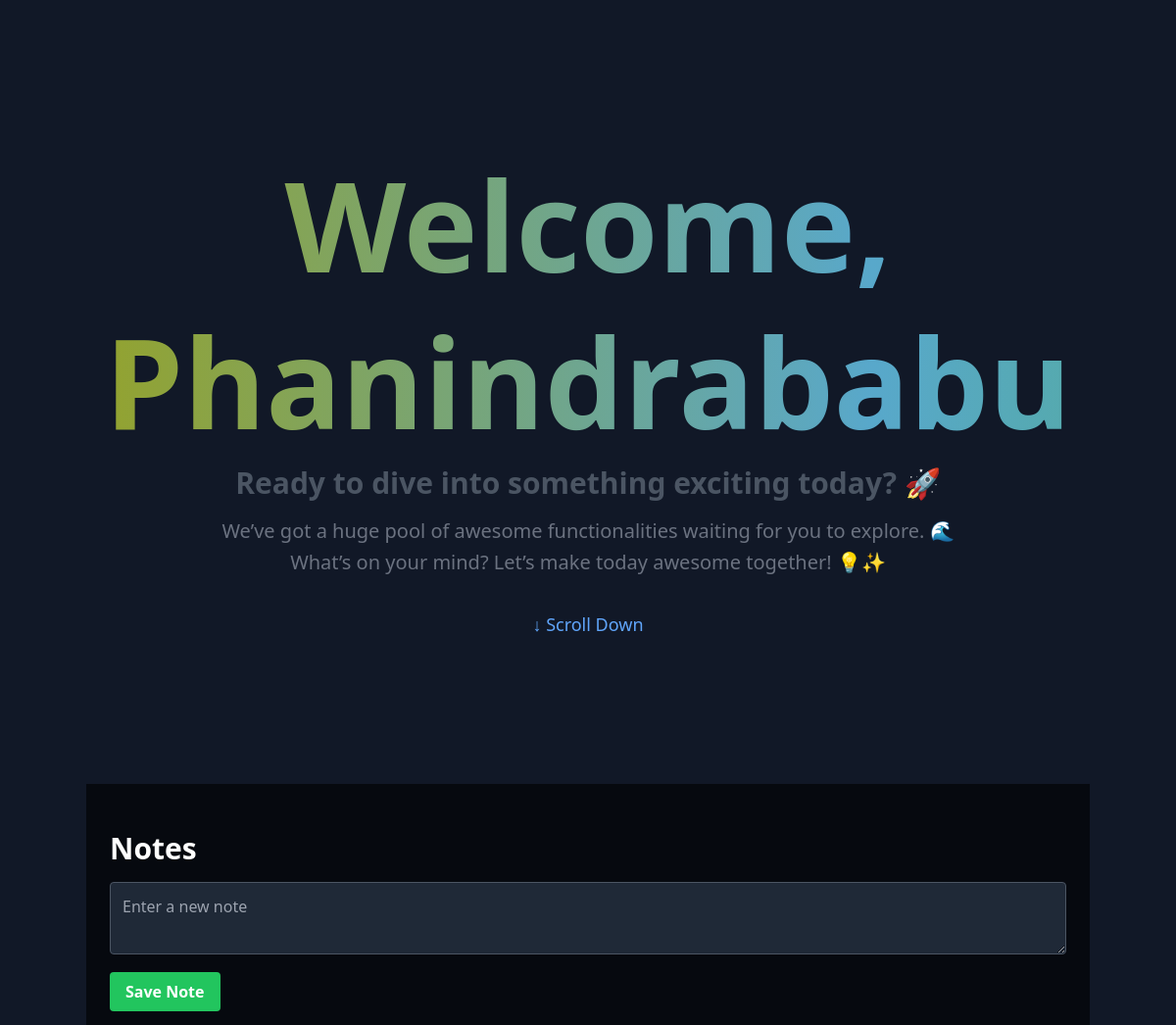
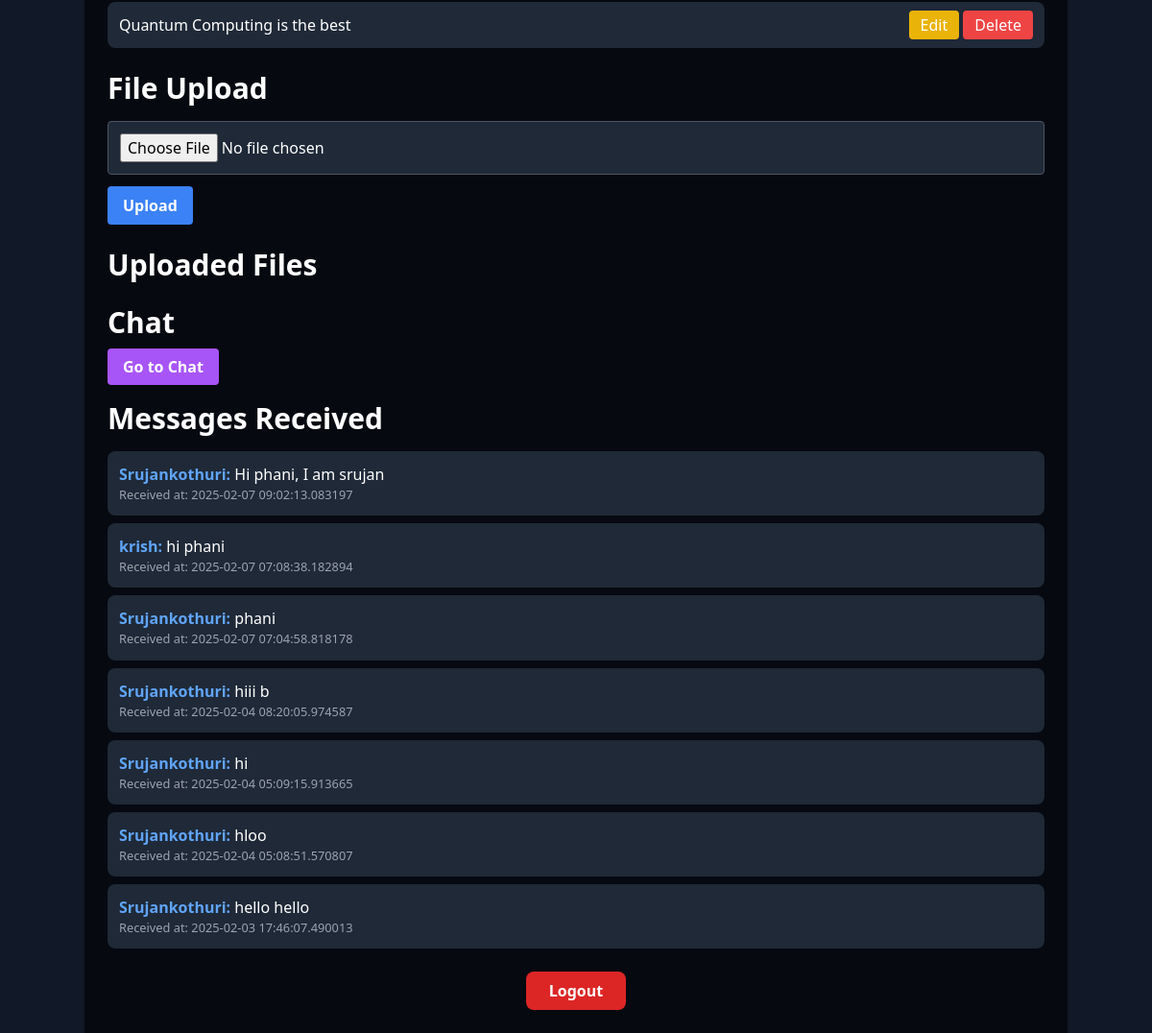
The page /dashboard (signed in) on the database its author committed (2 pictures, top to bottom).
### app.py (models this page shows, shortened)
class User(db.Model):
    id = db.Column(db.Integer, primary_key=True)
    username = db.Column(db.String(50), unique=True, nullable=False)
    password = db.Column(db.String(100), nullable=False)

class Note(db.Model):
    id = db.Column(db.Integer, primary_key=True)
    user_id = db.Column(db.Integer, db.ForeignKey('user.id'), nullable=False)
    content = db.Column(db.Text, nullable=False)

class Message(db.Model):
    id = db.Column(db.Integer, primary_key=True)
    sender_id = db.Column(db.Integer, db.ForeignKey('user.id'), nullable=False)
    receiver_id = db.Column(db.Integer, db.ForeignKey('user.id'), nullable=False)
    content = db.Column(db.String(500), nullable=False)
    timestamp = db.Column(db.DateTime, default=datetime.utcnow)
    sender = db.relationship('User', foreign_keys=[sender_id])
    receiver = db.relationship('User', foreign_keys=[receiver_id])

### app.py (the view)
@app.route("/dashboard", methods=["GET", "POST"])
@login_required
def dashboard():
    if "user" not in session:
        return redirect(url_for("login"))
    user = User.query.filter_by(username=session["user"]).first()
    notes = Note.query.filter_by(user_id=user.id).all()
    received_messages = Message.query.filter_by(receiver_id=user.id).order_by(Message.timestamp.desc()).all()
    note_form = NoteForm()
    if note_form.validate_on_submit():
        new_note = Note(user_id=user.id, content=note_form.content.data)
        db.session.add(new_note)
        db.session.commit()
        return redirect(url_for("dashboard"))
    upload_form = UploadForm()
    uploaded_files = os.listdir(app.config["UPLOAD_FOLDER"])
    return render_template("dashboard.html", username=session["user"], notes=notes, note_form=note_form,
                           upload_form=upload_form, files=uploaded_files, received_messages=received_messages)

### app.py
class NoteForm(FlaskForm):
    content = TextAreaField("New Note", validators=[InputRequired()])
    submit = SubmitField("Save Note")

class UploadForm(FlaskForm):
    file = FileField("Upload File", validators=[InputRequired()])
    submit = SubmitField("Upload")

### app.py (called while the page is built)
def login_required(f):
    @wraps(f)
    def decorated_function(*args, **kwargs):
        if "user" not in session:
            flash("Please log in to access this page", "warning")
            return redirect(url_for("login"))
        return f(*args, **kwargs)
    return decorated_function

### templates/dashboard.html (shortened to what this page needs)
<!DOCTYPE html>
<html lang="en">
<head>
    <script src="https://cdn.tailwindcss.com"></script>
</head>
<body class="bg-gray-900 text-white">
    <video autoplay loop muted playsinline id="bg-video">
        <source src="{{ url_for('static', filename='video/explosives.mp4') }}" type="video/mp4">
    </video>
    <div class="welcome-section">
        <h1 class="text-9xl font-extrabold animated-gradient-text leading-tight">
            Welcome, {{ username }}
        </h1>
        <p class="text-3xl font-semibold text-gray-600 leading-relaxed">
            Ready to dive into something exciting today? 🚀
        </p>
        <p class="text-xl text-gray-500 mt-2 leading-relaxed">
            We’ve got a huge pool of awesome functionalities waiting for you to explore. 🌊
        </p>
        <p class="text-xl text-gray-500 leading-relaxed">
            What’s on your mind? Let’s make today awesome together! 💡✨
        </p>
        <a href="#dashboard-content"
            class="mt-8 text-lg text-blue-400 hover:text-blue-500 animate-bounce transition-all duration-300 ease-in-out">
            ↓ Scroll Down
        </a>
    </div>
    <div id="dashboard-content" class="content container mx-auto p-6">
        <h3 class="text-3xl font-bold mt-6 mb-4">Notes</h3>
        <form method="POST" action="{{ url_for('dashboard') }}" class="mb-4">
            {{ note_form.content(class="w-full p-3 rounded bg-gray-800 border border-gray-600 text-white", placeholder="Enter a new note") }}
            <button type="submit" class="mt-3 bg-green-500 hover:bg-green-600 text-white font-bold py-2 px-4 rounded">Save Note</button>
        </form>
        <ul class="space-y-2">
            {% for note in notes %}
            <li class="bg-gray-800 p-3 rounded-lg flex justify-between items-center">
                <span>{{ note.content }}</span>
                <div>
                    <a href="{{ url_for('edit_note', note_id=note.id) }}" class="px-3 py-1 bg-yellow-500 text-white rounded">Edit</a>
                    <a href="{{ url_for('delete_note', note_id=note.id) }}" class="px-3 py-1 bg-red-500 text-white rounded">Delete</a>
                </div>
            </li>
            {% endfor %}
        </ul>
        <h3 class="text-3xl font-bold mt-6 mb-4">File Upload</h3>
        <form method="POST" enctype="multipart/form-data" action="{{ url_for('upload') }}">
            {{ upload_form.file(class="w-full p-3 rounded bg-gray-800 border border-gray-600 text-white") }}
            <button type="submit" class="mt-3 bg-blue-500 hover:bg-blue-600 text-white font-bold py-2 px-4 rounded">Upload</button>
        </form>
        <h3 class="text-3xl font-bold mt-6 mb-4">Uploaded Files</h3>
        <h3 class="text-3xl font-bold mt-6 mb-4">Chat</h3>
        <a href="{{ url_for('chat') }}" class="bg-purple-500 hover:bg-purple-600 text-white font-bold py-2 px-4 rounded">Go to Chat</a>
        <h3 class="text-3xl font-bold mt-6 mb-4">Messages Received</h3>
        <ul class="space-y-2" id="messages-list">
            {% for message in received_messages %}
            <li class="bg-gray-800 p-3 rounded-lg">
                <strong class="text-blue-400">{{ message.sender.username }}:</strong> {{ message.content }}
                <small class="text-gray-400 block">Received at: {{ message.timestamp }}</small>
            </li>
            {% endfor %}
        </ul>
        <div class="flex justify-center mt-6">
            <a href="{{ url_for('logout') }}" class="bg-red-600 hover:bg-red-700 text-white font-bold py-2 px-6 rounded-lg shadow-lg">Logout</a>
        </div>
    </div>
</body>
</html>

### templates/dashboard.html (style rules this page uses)
.animated-gradient-text { font-size: 9rem; font-weight: bold; background: linear-gradient(90deg, #99a21f, #58a8cb, #4caf50, #b170cd, #da3137); background-size: 300% 300%; -webkit-background-clip: text; -webkit-text-fill-color: transparent; animation: animatedText 4s infinite linear; }
#bg-video { position: fixed; top: 0; left: 0; width: 100vw; height: 100vh; object-fit: cover; z-index: -1; }
.content { position: relative; z-index: 10; background: rgba(0, 0, 0, 0.6); color: white; padding: 20px; }
.welcome-section { height: 100vh; display: flex; flex-direction: column; justify-content: center; align-items: center; text-align: center; padding: 0 20px; }
html { scroll-behavior: smooth; }

### rows shown on the page
User: username "Phanindrababu"
Note: content "Quantum Computing is the best"
Message: sender.username "Srujankothuri", content "Hi phani, I am srujan", timestamp "2025-02-07 09:02:13.083197"
Message: sender.username "krish", content "hi phani", timestamp "2025-02-07 07:08:38.182894"
Message: sender.username "Srujankothuri", content "phani", timestamp "2025-02-07 07:04:58.818178"
Message: sender.username "Srujankothuri", content "hiii b", timestamp "2025-02-04 08:20:05.974587"
Message: sender.username "Srujankothuri", content "hi", timestamp "2025-02-04 05:09:15.913665"
Message: sender.username "Srujankothuri", content "hloo", timestamp "2025-02-04 05:08:51.570807"
Message: sender.username "Srujankothuri", content "hello hello", timestamp "2025-02-03 17:46:07.490013"
